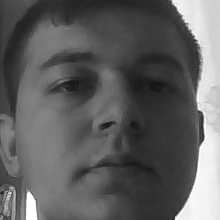
//> input picture OpenCV/0.png, 220 x 220 px, given in place of the camera
$ ./main   (built with g++ and OpenCV 4)
//> lines starting //> are read from the running program, lines starting //| are printed output that depends on the picture; after the words box and inside, x2 and y2 are one past the last pixel; in counts of white or black regions, pixels touching at a corner belong together
#include "opencv2/objdetect/objdetect.hpp"
#include "opencv2/highgui/highgui.hpp"
#include "opencv2/imgproc/imgproc.hpp"

#include <iostream>
#include <stdio.h>

using namespace std;
using namespace cv;


/*
Ahmet Tabanlioglu

*/
// Function Headers
void detectAndDisplay(Mat frame);

// Global variables
// Copy this file from opencv/data/haarscascades to target folder
string face_cascade_name = "C:/opencv/sources/data/haarcascades/haarcascade_frontalface_alt.xml";
CascadeClassifier face_cascade;
string window_name = "Capture - Face detection";
int filenumber; // Number of file to be saved
string filename;

// Function main
int main(void)
{


    // Load the cascade
    if (!face_cascade.load(face_cascade_name))
    {
        printf("--(!)Error loading\n");
        return (-1);
    };

	Mat frame;
	VideoCapture cap(0);
	bool bSuccess = cap.read(frame);
//> frame is the input picture: 220 rows x 220 cols, CV_8UC3; min 10, max 255, mean 96

    // Read the image file
    //Mat frame = imread("C:/Temp_Data/lena1.jpg");

    for (;;)
    {
        // Apply the classifier to the frame
        if (!frame.empty())
        {
            detectAndDisplay(frame);
        }
        else
        {
            printf(" --(!) No captured frame -- Break!");
            break;
        }

        int c = waitKey(10);

        if (27 == char(c))
        {
            break;
        }
    }

    return 0;
}

// Function detectAndDisplay
void detectAndDisplay(Mat frame)
{
    std::vector<Rect> faces;
    Mat frame_gray;
    Mat crop;
    Mat res;
    Mat gray;
    string text;
    stringstream sstm;

    cvtColor(frame, frame_gray, COLOR_BGR2GRAY);
    equalizeHist(frame_gray, frame_gray);
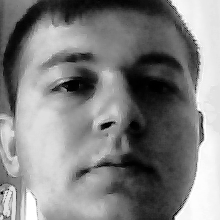
//> frame_gray: 220 rows x 220 cols, CV_8UC1; min 0, max 255, mean 128.8

    // Detect faces
    face_cascade.detectMultiScale(frame_gray, faces, 1.1, 2, 0 | CASCADE_SCALE_IMAGE, Size(30, 30));
//> faces = 1 Rect (x, y, width, height): [14, 8, 197, 197]

    // Set Region of Interest
    cv::Rect roi_b;
    cv::Rect roi_c;

    size_t ic = 0; // ic is index of current element
    int ac = 0; // ac is area of current element

    size_t ib = 0; // ib is index of biggest element
    int ab = 0; // ab is area of biggest element

    for (ic = 0; ic < faces.size(); ic++) // Iterate through all current elements (detected faces)

    {
        roi_c.x = faces[ic].x;
        roi_c.y = faces[ic].y;
        roi_c.width = (faces[ic].width);
        roi_c.height = (faces[ic].height);

        ac = roi_c.width * roi_c.height; // Get the area of current element (detected face)

        roi_b.x = faces[ib].x;
        roi_b.y = faces[ib].y;
        roi_b.width = (faces[ib].width);
        roi_b.height = (faces[ib].height);

        ab = roi_b.width * roi_b.height; // Get the area of biggest element, at beginning it is same as "current" element

        if (ac > ab)
        {
            ib = ic;
            roi_b.x = faces[ib].x;
            roi_b.y = faces[ib].y;
            roi_b.width = (faces[ib].width);
            roi_b.height = (faces[ib].height);
        }

        crop = frame(roi_b);
        resize(crop, res, Size(128, 128), 0, 0, INTER_LINEAR); // This will be needed later while saving images
        cvtColor(crop, gray, CV_BGR2GRAY); // Convert cropped image to Grayscale

       // [8 lines of commented-out code are left out]

        Point pt1(faces[ic].x, faces[ic].y); // Display detected faces on main window - live stream from camera
        Point pt2((faces[ic].x + faces[ic].height), (faces[ic].y + faces[ic].width));
        rectangle(frame, pt1, pt2, Scalar(0, 255, 0), 2, 8, 0);
    }
//> this loop made 1 pass
//> (ac, ab, pt1, pt2) on pass 1: (38809, 38809, Point(14, 8), Point(211, 205))
//> pass 1, in detectAndDisplay, `crop = frame(roi_b);`:
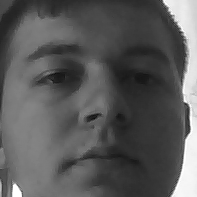
//> crop: 197 rows x 197 cols, CV_8UC3; min 10, max 255, mean 89.9
//> after the loop:
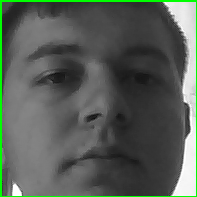
//> crop: 197 rows x 197 cols, CV_8UC3; 3.02% of pixels changed, all inside (x1, y1, x2, y2) = (0, 0, 197, 197)
//> after the loop:
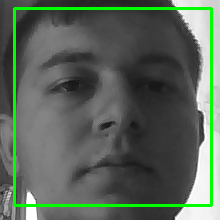
//> frame: 220 rows x 220 cols, CV_8UC3; 4.88% of pixels changed, all inside (x1, y1, x2, y2) = (13, 7, 213, 207)
//> the Esc key is pressed

    // Show image
  /*  sstm << "Crop area size: " << roi_b.width << "x" << roi_b.height << " Filename: " << filename;
    text = sstm.str();

    putText(frame, text, cvPoint(30, 30), FONT_HERSHEY_COMPLEX_SMALL, 0.8, cvScalar(0, 0, 255), 1, CV_AA);*/
    imshow("original", frame);

    if (!crop.empty())
    {
        imshow("detected", crop);
    }
    else
        destroyWindow("detected");
}
